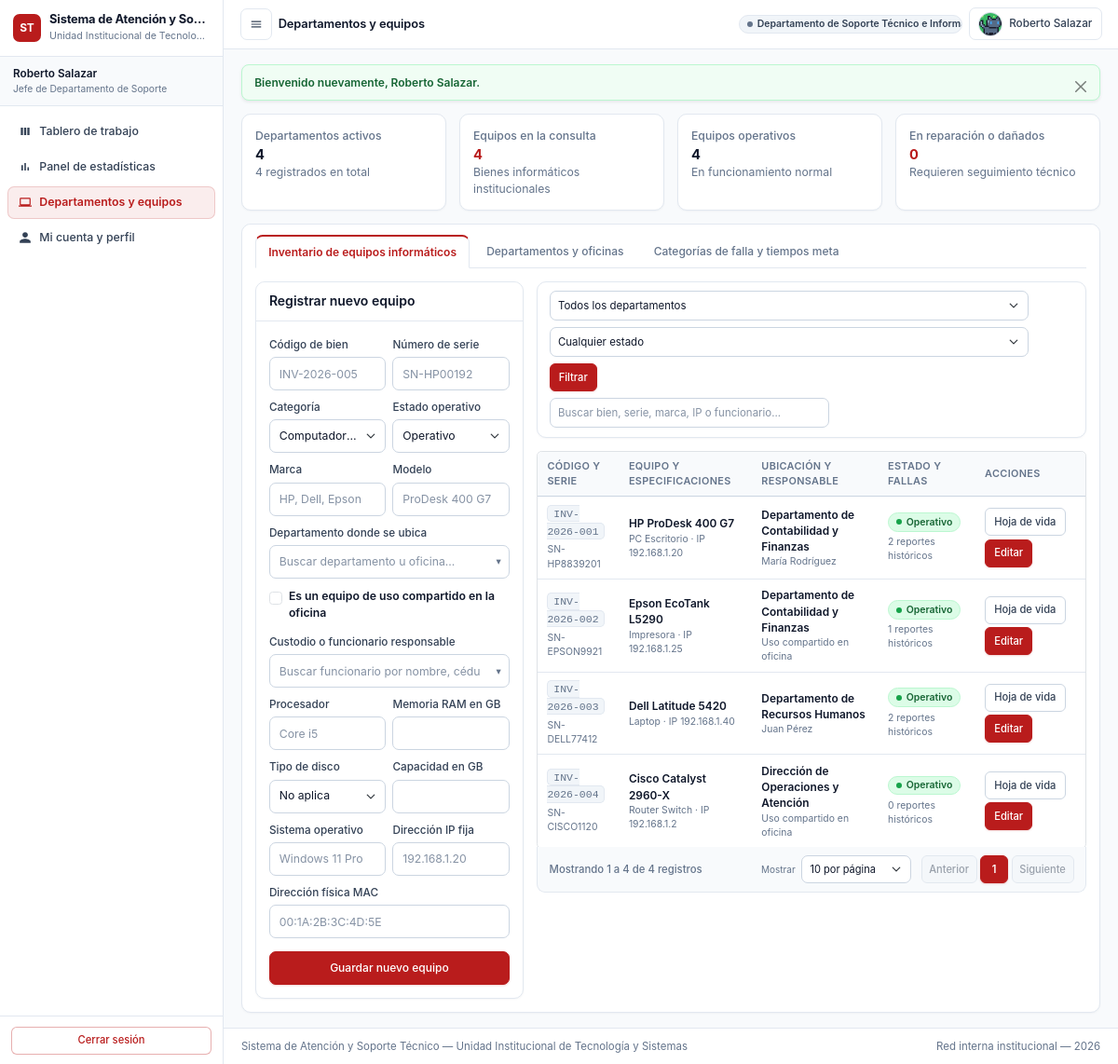
The page /index.php?c=inventario&a=index (signed in) on the database its author committed.
### tables this page shows
CREATE TABLE `roles_permisos` (
  `id_rol_permiso` int unsigned NOT NULL AUTO_INCREMENT,
  `id_rol` tinyint unsigned NOT NULL,
  `id_modulo` tinyint unsigned NOT NULL,
  `permiso_ver` tinyint(1) NOT NULL DEFAULT '0',
  `permiso_crear` tinyint(1) NOT NULL DEFAULT '0',
  `permiso_editar` tinyint(1) NOT NULL DEFAULT '0',
  `permiso_eliminar` tinyint(1) NOT NULL DEFAULT '0',
  `permiso_asignar_tickets` tinyint(1) NOT NULL DEFAULT '0',
  PRIMARY KEY (`id_rol_permiso`),
  UNIQUE KEY `uk_rol_modulo` (`id_rol`,`id_modulo`),
  KEY `fk_rp_modulo` (`id_modulo`),
  CONSTRAINT `fk_rp_modulo` FOREIGN KEY (`id_modulo`) REFERENCES `modulos_sistema` (`id_modulo`) ON DELETE CASCADE ON UPDATE CASCADE,
  CONSTRAINT `fk_rp_rol` FOREIGN KEY (`id_rol`) REFERENCES `roles` (`id_rol`) ON DELETE CASCADE ON UPDATE CASCADE
);

CREATE TABLE `modulos_sistema` (
  `id_modulo` tinyint unsigned NOT NULL AUTO_INCREMENT,
  `clave_modulo` varchar(30) NOT NULL COMMENT 'Ej: Mod1_Auth, Mod5_Kanban',
  `nombre_modulo` varchar(80) NOT NULL,
  `icono_argon` varchar(50) DEFAULT 'ni ni-app' COMMENT 'Clase de ícono para Argon Dashboard',
  `orden_menu` tinyint unsigned DEFAULT '1',
  PRIMARY KEY (`id_modulo`),
  UNIQUE KEY `clave_modulo` (`clave_modulo`)
);

CREATE TABLE `equipos` (
  `id_equipo` int unsigned NOT NULL AUTO_INCREMENT,
  `id_departamento` smallint unsigned NOT NULL,
  `id_usuario_asignado` int unsigned DEFAULT NULL COMMENT 'NULL si es equipo compartido del depto',
  `codigo_bien` varchar(40) NOT NULL COMMENT 'Etiqueta física de inventario',
  `numero_serie` varchar(80) NOT NULL,
  `categoria_equipo` enum('PC_Escritorio','Laptop','Impresora','Router_Switch','Servidor','Periferico') NOT NULL,
  `marca` varchar(50) NOT NULL,
  `modelo` varchar(80) NOT NULL,
  `procesador_cpu` varchar(80) DEFAULT NULL,
  `memoria_ram_gb` smallint unsigned DEFAULT NULL,
  `tipo_almacenamiento` enum('SSD','HDD','NVMe','No_Aplica') DEFAULT 'No_Aplica',
  `capacidad_almacenamiento_gb` smallint unsigned DEFAULT NULL,
  `sistema_operativo` varchar(60) DEFAULT NULL,
  `direccion_ip_fija` varchar(45) DEFAULT NULL,
  `direccion_mac` varchar(17) DEFAULT NULL,
  `es_equipo_compartido` tinyint(1) NOT NULL DEFAULT '0',
  `estado_operativo` enum('Operativo','En_Reparacion','Danado','Desincorporado') NOT NULL DEFAULT 'Operativo',
  `creado_en` timestamp NULL DEFAULT CURRENT_TIMESTAMP,
  `actualizado_en` timestamp NULL DEFAULT CURRENT_TIMESTAMP ON UPDATE CURRENT_TIMESTAMP,
  PRIMARY KEY (`id_equipo`),
  UNIQUE KEY `codigo_bien` (`codigo_bien`),
  UNIQUE KEY `numero_serie` (`numero_serie`),
  KEY `idx_equipo_depto` (`id_departamento`),
  KEY `fk_equipo_usuario` (`id_usuario_asignado`),
  CONSTRAINT `fk_equipo_depto` FOREIGN KEY (`id_departamento`) REFERENCES `departamentos` (`id_departamento`) ON DELETE RESTRICT ON UPDATE CASCADE,
  CONSTRAINT `fk_equipo_usuario` FOREIGN KEY (`id_usuario_asignado`) REFERENCES `usuarios` (`id_usuario`) ON DELETE SET NULL ON UPDATE CASCADE
);

CREATE TABLE `departamentos` (
  `id_departamento` smallint unsigned NOT NULL AUTO_INCREMENT,
  `codigo_departamento` varchar(20) NOT NULL COMMENT 'Ej: DEP-CONT, DEP-SOP',
  `nombre_departamento` varchar(100) NOT NULL,
  `sede_edificio` varchar(80) NOT NULL,
  `piso_oficina` varchar(30) NOT NULL,
  `numero_oficina` varchar(30) NOT NULL,
  `telefono_extension` varchar(25) DEFAULT NULL,
  `activo` tinyint(1) NOT NULL DEFAULT '1',
  `creado_en` timestamp NULL DEFAULT CURRENT_TIMESTAMP,
  `actualizado_en` timestamp NULL DEFAULT CURRENT_TIMESTAMP ON UPDATE CURRENT_TIMESTAMP,
  PRIMARY KEY (`id_departamento`),
  UNIQUE KEY `codigo_departamento` (`codigo_departamento`)
);

### views/inventario/index.php (the view, shortened to what the rows shown need)
<?php
require __DIR__ . '/../layouts/header.php';
?>
<div class="card">
    <div class="card-body">
        <div class="tab-content">
            <div class="tab-pane fade <?php echo $pestanaActiva === 'equipos' ? 'show active' : ''; ?>"
                 id="tab-inv-equipos"
                 role="tabpanel">
                <div class="row g-3 fila-inicio-alineada">
                    <div class="col-12 col-xl-8">
                        <div class="table-responsive border rounded">
                            <table class="table table-hover align-middle mb-0" id="tablaEquiposInventario" data-paginacion="true">
                                <thead>
                                    <tr>
                                        <th>Código y serie</th>
                                        <th>Equipo y especificaciones</th>
                                        <th>Ubicación y responsable</th>
                                        <th>Estado y fallas</th>
                                        <th>Acciones</th>
                                    </tr>
                                </thead>
                                <tbody>
                                    <?php if (empty($equipos)): ?>
                                        <tr>
                                            <td colspan="5" class="text-center py-4 texto-secundario">
                                                No se encontraron equipos registrados para los filtros seleccionados.
                                            </td>
                                        </tr>
                                    <?php else: ?>
                                        <?php foreach ($equipos as $eq): ?>
                                            <tr>
                                                <td>
                                                    <div><span class="codigo-monoespaciado"><?php echo e($eq['codigo_bien']); ?></span></div>
                                                    <div class="small texto-secundario mt-1"><?php echo e($eq['numero_serie']); ?></div>
                                                </td>
                                                <td>
                                                    <div class="fw-semibold"><?php echo e($eq['marca'] . ' ' . $eq['modelo']); ?></div>
                                                    <div class="small texto-secundario">
                                                        <?php echo e(texto_estado_legible((string)$eq['categoria_equipo'])); ?>
                                                        <?php if (!empty($eq['direccion_ip_fija'])): ?>
                                                            · IP <?php echo e($eq['direccion_ip_fija']); ?>
                                                        <?php endif; ?>
                                                    </div>
                                                </td>
                                                <td>
                                                    <div class="fw-semibold"><?php echo e($eq['nombre_departamento']); ?></div>
                                                    <div class="small texto-secundario">
                                                        <?php echo !empty($eq['nombre_usuario_asignado']) ? e($eq['nombre_usuario_asignado']) : 'Uso compartido en oficina'; ?>
                                                    </div>
                                                </td>
                                                <td>
                                                    <span class="<?php echo e(clase_insignia_estado((string)$eq['estado_operativo'])); ?>">
                                                        <?php echo e(texto_estado_legible((string)$eq['estado_operativo'])); ?>
                                                    </span>
                                                    <div class="small texto-secundario mt-1">
                                                        <?php echo (int)$eq['total_fallas_reportadas']; ?> reportes históricos
                                                    </div>
                                                </td>
                                                <td>
                                                    <div class="d-flex flex-wrap gap-1">
                                                        <a href="<?php echo e(ruta_url('inventario', 'index', ['ver_equipo' => (int)$eq['id_equipo']])); ?>"
                                                           class="btn btn-sm btn-secondary">
                                                            Hoja de vida
                                                        </a>
                                                        <a href="<?php echo e(ruta_url('inventario', 'index', ['editar_equipo' => (int)$eq['id_equipo']])); ?>"
                                                           class="btn btn-sm btn-institucional">
                                                            Editar
                                                        </a>
                                                    </div>
                                                </td>
                                            </tr>
                                        <?php endforeach; ?>
                                    <?php endif; ?>
                                </tbody>
                            </table>
                        </div>
                    </div>
                </div>
            </div>
        </div>
    </div>
</div>
<?php require __DIR__ . '/../layouts/footer.php'; ?>

### views/layouts/sidebar.php (shortened to what the rows shown need)
<?php
require_once __DIR__ . '/../../models/Usuario.php';
$idRolActual     = (int)($_SESSION['id_rol'] ?? 0);
$controladorAct  = strtolower((string)($_GET['c'] ?? 'auth'));
$modeloMenuUsuario = new Usuario();
$estructuraRol = $modeloMenuUsuario->obtenerPermisosYMenuPorRol($idRolActual);
$itemsMenu = $estructuraRol['menu'];
?>
<aside class="menu-lateral-argon" id="menuLateralInstitucional" aria-label="Menú principal del sistema">
    <div class="marca-institucional">
        <div class="overflow-hidden flex-grow-1 min-w-0">
            <h1 class="titulo-sistema text-truncate"><?php echo e(APP_NOMBRE); ?></h1>
        </div>
    </div>
    <ul class="lista-navegacion-lateral">
        <?php foreach ($itemsMenu as $item): ?>
            <?php
            $esActivo = ($controladorAct === strtolower((string)$item['controlador']));
            ?>
            <li class="item-navegacion">
                <a href="<?php echo e(ruta_url((string)$item['controlador'], (string)$item['accion'])); ?>"
                   class="enlace-navegacion <?php echo $esActivo ? 'activo' : ''; ?>">
                    <span class="grupo-icono-texto text-truncate">
                        <i class="<?php echo e((string)$item['icono_argon']); ?>" aria-hidden="true"></i>
                        <span class="text-truncate"><?php echo e((string)$item['nombre_modulo']); ?></span>
                    </span>
                </a>
            </li>
        <?php endforeach; ?>
    </ul>
</aside>

### rows shown on the page
roles_permisos: id_modulo.nombre_modulo "Tablero de trabajo"
roles_permisos: id_modulo.nombre_modulo "Panel de estadísticas"
roles_permisos: id_modulo.nombre_modulo "Departamentos y equipos"
roles_permisos: id_modulo.nombre_modulo "Mi cuenta y perfil"
equipos: codigo_bien "INV-2026-001", numero_serie "SN-HP8839201", marca+modelo "HP ProDesk 400 G7", categoria_equipo "PC Escritorio", direccion_ip_fija "192.168.1.20", id_departamento.nombre_departamento "Departamento de Contabilidad y Finanzas", nombre_usuario_asignado "María Rodríguez", estado_operativo "Operativo", total_fallas_reportadas "2"
equipos: codigo_bien "INV-2026-002", numero_serie "SN-EPSON9921", marca+modelo "Epson EcoTank L5290", categoria_equipo "Impresora", direccion_ip_fija "192.168.1.25", id_departamento.nombre_departamento "Departamento de Contabilidad y Finanzas", shows "Uso compartido en oficina", estado_operativo "Operativo", total_fallas_reportadas "1"
equipos: codigo_bien "INV-2026-003", numero_serie "SN-DELL77412", marca+modelo "Dell Latitude 5420", categoria_equipo "Laptop", direccion_ip_fija "192.168.1.40", id_departamento.nombre_departamento "Departamento de Recursos Humanos", nombre_usuario_asignado "Juan Pérez", estado_operativo "Operativo", total_fallas_reportadas "2"
equipos: codigo_bien "INV-2026-004", numero_serie "SN-CISCO1120", marca+modelo "Cisco Catalyst 2960-X", categoria_equipo "Router Switch", direccion_ip_fija "192.168.1.2", id_departamento.nombre_departamento "Dirección de Operaciones y Atención", shows "Uso compartido en oficina", estado_operativo "Operativo", total_fallas_reportadas "0"

### other values the page prints
APP_NOMBRE "Sistema de Atención y So…"
APP_INSTITUCION "Unidad Institucional de Tecnolo…"
$_SESSION['nombre_rol'] "Jefe de Departamento de Soporte"
$tituloSeccion "Departamentos y equipos"
$_SESSION['nombre_departamento'] "Departamento de Soporte Técnico e Inf…"
$alertaFlash['mensaje'] "Bienvenido nuevamente, Roberto Salazar."
$totalDeptosActivos "4"
count($departamentos) "4"
count($equipos) "4"
$totalEqOperativos "4"
$totalEqAtencion "0"
APP_NOMBRE "Sistema de Atención y Soporte Técnico"
APP_INSTITUCION "Unidad Institucional de Tecnología y Sistemas"
form field categoria_equipo "Computadora de escritorio"
form field estado_operativo "Operativo"
